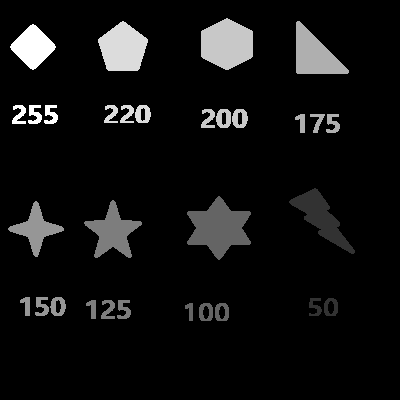
#> input picture week09/threshold_test.png, 400 x 400 px
$ python '[prac]my_thresholding.py'
#> lines starting #> are read from the running program, lines starting #| are printed output that depends on the picture; after the words box and inside, x2 and y2 are one past the last pixel; in counts of white or black regions, pixels touching at a corner belong together
import cv2
import numpy as np

def my_single_thresholding(src, threshold):
    # src > threshold를 만족하는 pixel을 255로 수정
    dst = np.zeros(src.shape, dtype=np.float32)
    dst[src > threshold] = 255

    return dst

def my_double_thresholding(src, low_threshold, high_threshold):
    # low_threshold < src < high_threshold를 만족하는 pixel을 255로 수정
    dst = np.zeros(src.shape, dtype=np.float32)
    dst[(src > low_threshold) & (src < high_threshold)] = 255

    return dst

def main():
    # OpenCV를 이용하여 threshold_test.png를 grayscale로 불러오기
    src = cv2.imread('../threshold_test.png', cv2.IMREAD_GRAYSCALE)
#> src is the input picture: shape (400, 400); min 0, max 255, mean 16.4

    # my_single_thresholding 함수를 이용하여 single thresholding
    dst1 = my_single_thresholding(src, 150)
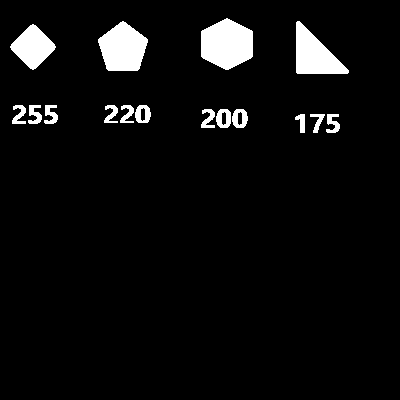
#> dst1: shape (400, 400) float32; 5.3% white; 16 white regions, largest, box (x1, y1, x2, y2) and area: (201, 18, 253, 70) 2052, (98, 21, 148, 71) 1780, (296, 21, 349, 74) 1581

    # my_double_thresholding 함수를 이용하여 double thresholding
    dst2 = my_double_thresholding(src, 100, 200)
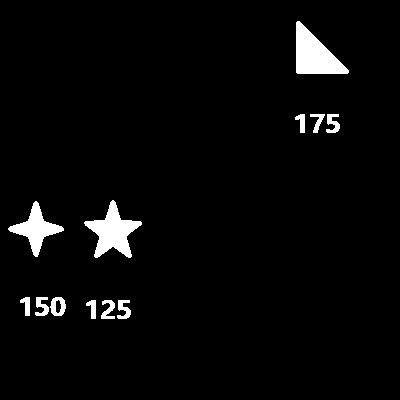
#> dst2: shape (400, 400) float32; 3.4% white; 12 white regions, largest, box (x1, y1, x2, y2) and area: (296, 21, 349, 74) 1581, (84, 200, 142, 258) 1482, (8, 201, 64, 257) 1054

    # OpenCV를 이용하여 thresholding img 저장
    cv2.imshow('original', src)
    cv2.imshow('dst1', dst1)
    cv2.imshow('dst2', dst2)

    cv2.waitKey()
    cv2.destroyAllWindows()

if __name__ == "__main__":
    main()
